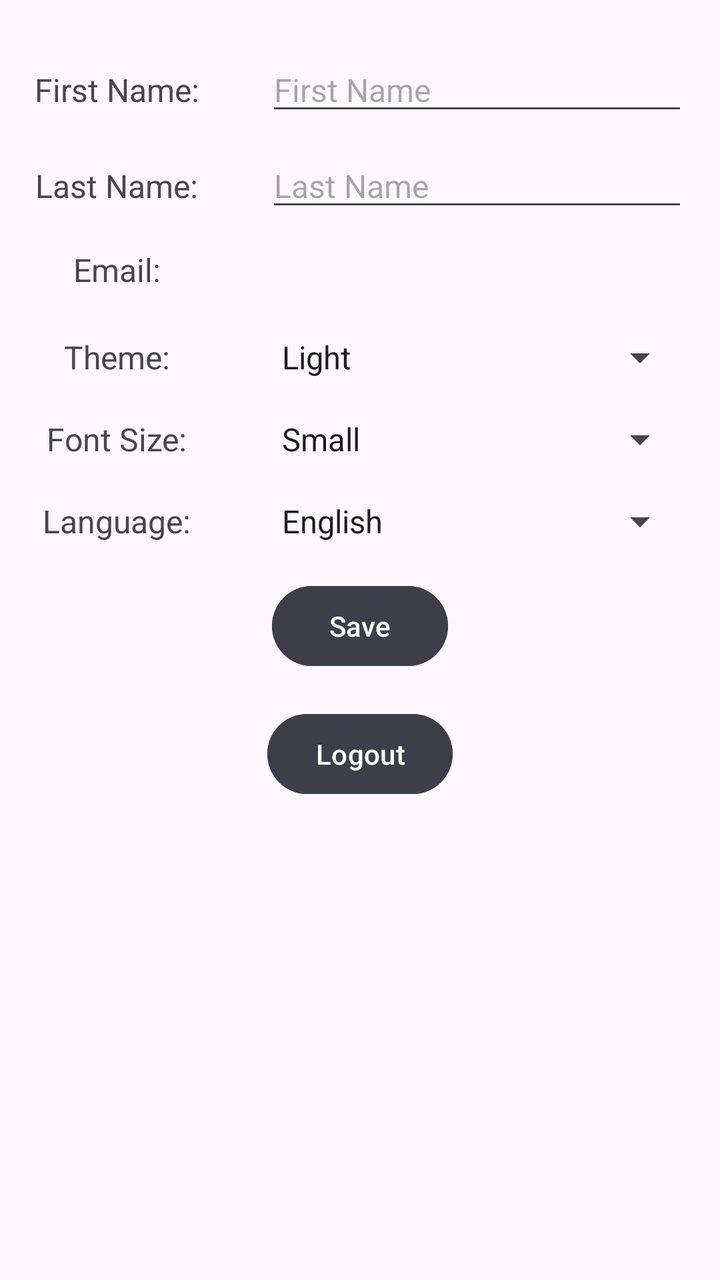
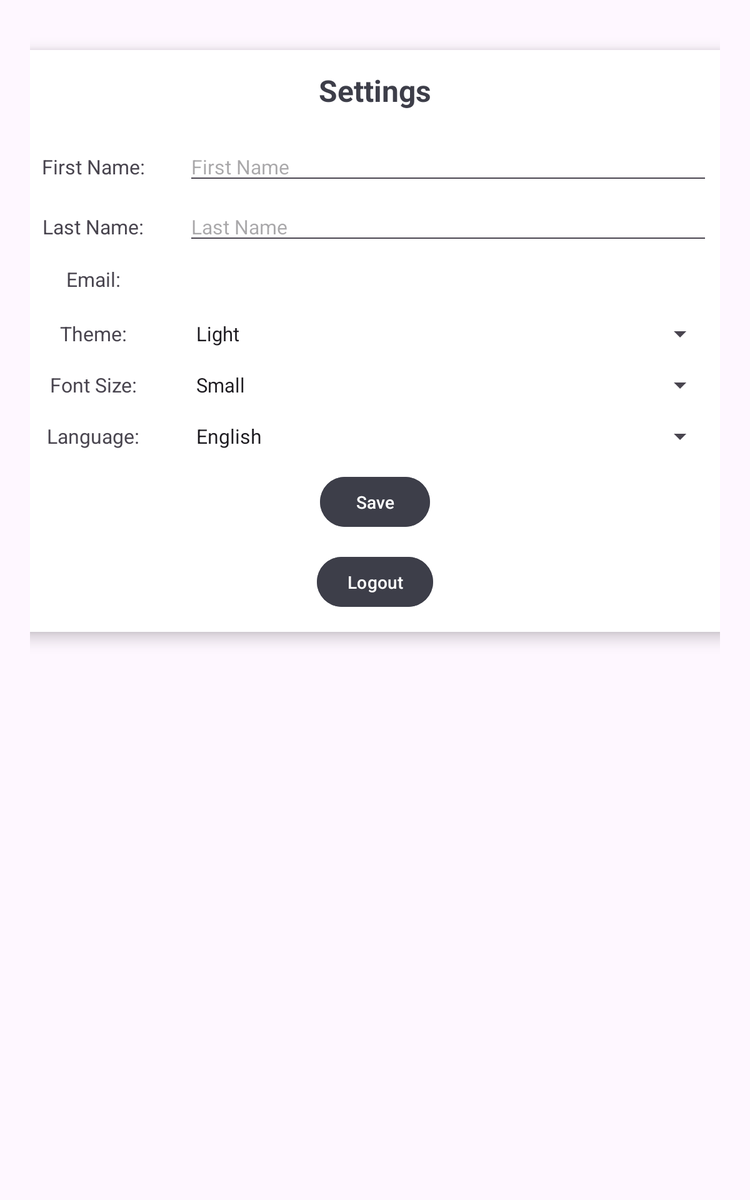

The same Android screen from two of the app's own layout files: first res/layout/ as a phone draws it, then the repository's variant for another configuration, drawn on a device whose configuration selects that folder. Both files follow.
<!-- AndroidManifest.xml: application theme Theme.UnipiPLIShopping -->
<!-- res/layout/fragment_settings.xml -->
<?xml version="1.0" encoding="utf-8"?>
<androidx.constraintlayout.widget.ConstraintLayout
    xmlns:android="http://schemas.android.com/apk/res/android"
    xmlns:app="http://schemas.android.com/apk/res-auto"
    xmlns:tools="http://schemas.android.com/tools"
    android:layout_width="match_parent"
    android:layout_height="match_parent"
    tools:context=".ui.settings.SettingsFragment">

    <LinearLayout
        android:id="@+id/firstNameLayout"
        android:layout_width="match_parent"
        android:layout_height="wrap_content"
        android:orientation="horizontal"
        android:layout_marginTop="24dp"
        app:layout_constraintStart_toStartOf="parent"
        app:layout_constraintTop_toTopOf="parent">

        <TextView
            android:id="@+id/labelFirstName"
            android:layout_width="85dp"
            android:layout_height="40dp"
            android:layout_marginHorizontal="16dp"
            android:gravity="center"
            android:text="@string/label_first_name"
            android:textSize="16sp" />

        <EditText
            android:id="@+id/settingsFirstName"
            android:layout_width="0dp"
            android:layout_height="wrap_content"
            android:layout_weight="1"
            android:layout_marginHorizontal="16dp"
            android:autofillHints="First Name"
            android:hint="@string/first_name"
            android:inputType="textPersonName"
            android:textSize="16sp" />
    </LinearLayout>

    <LinearLayout
        android:id="@+id/lastNameLayout"
        android:layout_width="match_parent"
        android:layout_height="wrap_content"
        android:orientation="horizontal"
        android:layout_marginTop="8dp"
        app:layout_constraintStart_toStartOf="parent"
        app:layout_constraintTop_toBottomOf="@id/firstNameLayout">

        <TextView
            android:id="@+id/labelLastName"
            android:layout_width="85dp"
            android:layout_height="40dp"
            android:layout_marginHorizontal="16dp"
            android:gravity="center"
            android:text="@string/label_last_name"
            android:textSize="16sp" />

        <EditText
            android:id="@+id/settingsLastName"
            android:layout_width="0dp"
            android:layout_height="wrap_content"
            android:layout_weight="1"
            android:layout_marginHorizontal="16dp"
            android:autofillHints="Last Name"
            android:hint="@string/last_name"
            android:inputType="textPersonName"
            android:textSize="16sp" />
    </LinearLayout>

    <LinearLayout
        android:id="@+id/emailLayout"
        android:layout_width="match_parent"
        android:layout_height="wrap_content"
        android:orientation="horizontal"
        android:layout_marginTop="8dp"
        app:layout_constraintStart_toStartOf="parent"
        app:layout_constraintTop_toBottomOf="@id/lastNameLayout">

        <TextView
            android:id="@+id/labelEmail"
            android:layout_width="85dp"
            android:layout_height="30dp"
            android:layout_marginHorizontal="16dp"
            android:gravity="center"
            android:text="@string/label_email"
            android:textSize="16sp" />

        <TextView
            android:id="@+id/settingsEmail"
            android:layout_width="0dp"
            android:layout_height="wrap_content"
            android:layout_weight="1"
            android:layout_marginHorizontal="16dp"
            android:textSize="16sp" />
    </LinearLayout>

    <LinearLayout
        android:id="@+id/themeLayout"
        android:layout_width="match_parent"
        android:layout_height="wrap_content"
        android:orientation="horizontal"
        android:layout_marginTop="16dp"
        app:layout_constraintStart_toStartOf="parent"
        app:layout_constraintTop_toBottomOf="@id/emailLayout">

        <TextView
            android:id="@+id/labelTheme"
            android:layout_width="85dp"
            android:layout_height="25dp"
            android:layout_marginHorizontal="16dp"
            android:gravity="center"
            android:text="@string/label_theme"
            android:textSize="16sp" />

        <Spinner
            android:id="@+id/settingsTheme"
            android:layout_width="0dp"
            android:layout_height="wrap_content"
            android:layout_weight="1"
            android:layout_marginHorizontal="16dp"
            android:entries="@array/theme_modes"
            android:textSize="16sp" />
    </LinearLayout>

    <LinearLayout
        android:id="@+id/fontSizeLayout"
        android:layout_width="match_parent"
        android:layout_height="wrap_content"
        android:orientation="horizontal"
        android:layout_marginTop="16dp"
        app:layout_constraintStart_toStartOf="parent"
        app:layout_constraintTop_toBottomOf="@id/themeLayout">

        <TextView
            android:id="@+id/labelFontSize"
            android:layout_width="85dp"
            android:layout_height="25dp"
            android:layout_marginHorizontal="16dp"
            android:gravity="center"
            android:text="@string/label_font_size"
            android:textSize="16sp" />

        <Spinner
            android:id="@+id/fontSizeSpinner"
            android:layout_width="0dp"
            android:layout_height="wrap_content"
            android:layout_weight="1"
            android:layout_marginHorizontal="16dp"
            android:entries="@array/font_size_options"
            android:textSize="16sp" />
    </LinearLayout>

    <LinearLayout
        android:id="@+id/languageLayout"
        android:layout_width="match_parent"
        android:layout_height="wrap_content"
        android:orientation="horizontal"
        android:layout_marginTop="16dp"
        app:layout_constraintStart_toStartOf="parent"
        app:layout_constraintTop_toBottomOf="@id/fontSizeLayout">

        <TextView
            android:id="@+id/labelLanguage"
            android:layout_width="85dp"
            android:layout_height="25dp"
            android:layout_marginHorizontal="16dp"
            android:gravity="center"
            android:text="@string/select_language"
            android:textSize="16sp" />

        <Spinner
            android:id="@+id/languageSpinner"
            android:layout_width="0dp"
            android:layout_height="wrap_content"
            android:layout_weight="1"
            android:layout_marginHorizontal="16dp"
            android:entries="@array/language_options"
            android:textSize="16sp" />
    </LinearLayout>

    <Button
        android:id="@+id/buttonSaveSettings"
        android:layout_width="wrap_content"
        android:layout_height="wrap_content"
        android:layout_marginTop="16dp"
        android:backgroundTint="?attr/colorPrimary"
        android:text="@string/save"
        app:layout_constraintEnd_toEndOf="parent"
        app:layout_constraintStart_toStartOf="parent"
        app:layout_constraintTop_toBottomOf="@id/languageLayout"
        tools:ignore="PrivateResource" />

    <Button
        android:id="@+id/buttonLogout"
        android:layout_width="wrap_content"
        android:layout_height="wrap_content"
        android:layout_marginHorizontal="16dp"
        android:layout_marginTop="16dp"
        android:backgroundTint="?attr/colorPrimary"
        android:text="@string/logout"
        app:layout_constraintEnd_toEndOf="parent"
        app:layout_constraintStart_toStartOf="parent"
        app:layout_constraintTop_toBottomOf="@id/buttonSaveSettings" />

</androidx.constraintlayout.widget.ConstraintLayout>
<!-- resources referenced by this layout -->
<resources>
  <string-array name="font_size_options">
          <item>Small</item>
          <item>Medium</item>
          <item>Large</item>
      </string-array>
  <string-array name="language_options">
          <item>@string/language_english</item>
          <item>@string/language_greek</item>
          <item>@string/language_spanish</item>
      </string-array>
  <string-array name="theme_modes">
          <item>Light</item>
          <item>Dark</item>
      </string-array>
  <string name="first_name">First Name</string>
  <string name="label_email" translatable="false">Email:</string>
  <string name="label_first_name">First Name:</string>
  <string name="label_font_size">Font Size:</string>
  <string name="label_last_name">Last Name:</string>
  <string name="label_theme">Theme:</string>
  <string name="last_name">Last Name</string>
  <string name="logout">Logout</string>
  <string name="save">Save</string>
  <string name="select_language">Language:</string>
  <style name="Theme.UnipiPLIShopping" parent="Base.Theme.UnipiPLIShopping" />
  <string name="language_english" translatable="false">English</string>
  <string name="language_greek" translatable="false">Ελληνικά</string>
  <string name="language_spanish" translatable="false">Español</string>
  <style name="Base.Theme.UnipiPLIShopping" parent="Theme.Material3.DayNight.NoActionBar">
          
          <item name="colorPrimary">@color/my_dark_primary</item>
          <item name="colorSecondary">@color/white</item>
          <item name="colorOnPrimary">@color/white</item>
      </style>
  <color name="my_dark_primary">#3D3E49</color>
  <color name="white">#FFFFFFFF</color>
</resources>
<!-- res/layout-sw600dp/fragment_settings.xml (the repository's variant of the layout above) -->
<!-- drawn on a 7-inch tablet held upright -->
<?xml version="1.0" encoding="utf-8"?>
<LinearLayout
    xmlns:android="http://schemas.android.com/apk/res/android"
    xmlns:app="http://schemas.android.com/apk/res-auto"
    xmlns:tools="http://schemas.android.com/tools"
    android:layout_width="match_parent"
    android:layout_height="match_parent"
    android:orientation="vertical"
    android:padding="24dp"
    tools:context=".ui.settings.SettingsFragment">

    <androidx.cardview.widget.CardView
        android:layout_width="600dp"
        android:layout_height="wrap_content"
        android:layout_gravity="center"
        android:layout_margin="16dp"
        app:cardCornerRadius="16dp"
        app:cardElevation="8dp">

        <LinearLayout
            android:layout_width="match_parent"
            android:layout_height="wrap_content"
            android:orientation="vertical"
            android:padding="16dp">

            <TextView
                android:layout_width="match_parent"
                android:layout_height="wrap_content"
                android:gravity="center"
                android:text="@string/settings"
                android:textColor="?attr/colorPrimary"
                android:textSize="24sp"
                android:textStyle="bold" />

            <LinearLayout
                android:id="@+id/firstNameLayout"
                android:layout_width="match_parent"
                android:layout_height="wrap_content"
                android:layout_marginTop="24dp"
                android:orientation="horizontal">

                <TextView
                    android:id="@+id/labelFirstName"
                    android:layout_width="85dp"
                    android:layout_height="40dp"
                    android:layout_marginHorizontal="16dp"
                    android:gravity="center"
                    android:text="@string/label_first_name"
                    android:textSize="16sp" />

                <EditText
                    android:id="@+id/settingsFirstName"
                    android:layout_width="0dp"
                    android:layout_height="wrap_content"
                    android:layout_marginHorizontal="16dp"
                    android:layout_weight="1"
                    android:autofillHints="First Name"
                    android:hint="@string/first_name"
                    android:inputType="textPersonName"
                    android:textSize="16sp" />
            </LinearLayout>

            <LinearLayout
                android:id="@+id/lastNameLayout"
                android:layout_width="match_parent"
                android:layout_height="wrap_content"
                android:layout_marginTop="8dp"
                android:orientation="horizontal">

                <TextView
                    android:id="@+id/labelLastName"
                    android:layout_width="85dp"
                    android:layout_height="40dp"
                    android:layout_marginHorizontal="16dp"
                    android:gravity="center"
                    android:text="@string/label_last_name"
                    android:textSize="16sp" />

                <EditText
                    android:id="@+id/settingsLastName"
                    android:layout_width="0dp"
                    android:layout_height="wrap_content"
                    android:layout_marginHorizontal="16dp"
                    android:layout_weight="1"
                    android:autofillHints="Last Name"
                    android:hint="@string/last_name"
                    android:inputType="textPersonName"
                    android:textSize="16sp" />
            </LinearLayout>

            <LinearLayout
                android:id="@+id/emailLayout"
                android:layout_width="match_parent"
                android:layout_height="wrap_content"
                android:layout_marginTop="8dp"
                android:orientation="horizontal">

                <TextView
                    android:id="@+id/labelEmail"
                    android:layout_width="85dp"
                    android:layout_height="30dp"
                    android:layout_marginHorizontal="16dp"
                    android:gravity="center"
                    android:text="@string/label_email"
                    android:textSize="16sp" />

                <TextView
                    android:id="@+id/settingsEmail"
                    android:layout_width="0dp"
                    android:layout_height="wrap_content"
                    android:layout_marginHorizontal="16dp"
                    android:layout_weight="1"
                    android:textSize="16sp" />
            </LinearLayout>

            <LinearLayout
                android:id="@+id/themeLayout"
                android:layout_width="match_parent"
                android:layout_height="wrap_content"
                android:layout_marginTop="16dp"
                android:orientation="horizontal">

                <TextView
                    android:id="@+id/labelTheme"
                    android:layout_width="85dp"
                    android:layout_height="25dp"
                    android:layout_marginHorizontal="16dp"
                    android:gravity="center"
                    android:text="@string/label_theme"
                    android:textSize="16sp" />

                <Spinner
                    android:id="@+id/settingsTheme"
                    android:layout_width="0dp"
                    android:layout_height="wrap_content"
                    android:layout_marginHorizontal="16dp"
                    android:layout_weight="1"
                    android:entries="@array/theme_modes"
                    android:textSize="16sp" />
            </LinearLayout>

            <LinearLayout
                android:id="@+id/fontSizeLayout"
                android:layout_width="match_parent"
                android:layout_height="wrap_content"
                android:layout_marginTop="16dp"
                android:orientation="horizontal">

                <TextView
                    android:id="@+id/labelFontSize"
                    android:layout_width="85dp"
                    android:layout_height="25dp"
                    android:layout_marginHorizontal="16dp"
                    android:gravity="center"
                    android:text="@string/label_font_size"
                    android:textSize="16sp" />

                <Spinner
                    android:id="@+id/fontSizeSpinner"
                    android:layout_width="0dp"
                    android:layout_height="wrap_content"
                    android:layout_marginHorizontal="16dp"
                    android:layout_weight="1"
                    android:entries="@array/font_size_options"
                    android:textSize="16sp" />
            </LinearLayout>

            <LinearLayout
                android:id="@+id/languageLayout"
                android:layout_width="match_parent"
                android:layout_height="wrap_content"
                android:layout_marginTop="16dp"
                android:orientation="horizontal">

                <TextView
                    android:id="@+id/labelLanguage"
                    android:layout_width="85dp"
                    android:layout_height="25dp"
                    android:layout_marginHorizontal="16dp"
                    android:gravity="center"
                    android:text="@string/select_language"
                    android:textSize="16sp" />

                <Spinner
                    android:id="@+id/languageSpinner"
                    android:layout_width="0dp"
                    android:layout_height="wrap_content"
                    android:layout_marginHorizontal="16dp"
                    android:layout_weight="1"
                    android:entries="@array/language_options"
                    android:textSize="16sp" />
            </LinearLayout>

            <Button
                android:id="@+id/buttonSaveSettings"
                android:layout_width="wrap_content"
                android:layout_height="wrap_content"
                android:layout_gravity="center"
                android:layout_marginTop="16dp"
                android:backgroundTint="?attr/colorPrimary"
                android:text="@string/save" />

            <Button
                android:id="@+id/buttonLogout"
                android:layout_width="wrap_content"
                android:layout_height="wrap_content"
                android:layout_gravity="center"
                android:layout_marginHorizontal="16dp"
                android:layout_marginTop="16dp"
                android:backgroundTint="?attr/colorPrimary"
                android:text="@string/logout" />

        </LinearLayout>

    </androidx.cardview.widget.CardView>

</LinearLayout>
<!-- resources referenced by the variant -->
<!-- as a 7-inch tablet held upright resolves them -->
<resources>
  <string-array name="font_size_options">
          <item>Small</item>
          <item>Medium</item>
          <item>Large</item>
      </string-array>
  <string-array name="language_options">
          <item>@string/language_english</item>
          <item>@string/language_greek</item>
          <item>@string/language_spanish</item>
      </string-array>
  <string-array name="theme_modes">
          <item>Light</item>
          <item>Dark</item>
      </string-array>
  <string name="first_name">First Name</string>
  <string name="label_email" translatable="false">Email:</string>
  <string name="label_first_name">First Name:</string>
  <string name="label_font_size">Font Size:</string>
  <string name="label_last_name">Last Name:</string>
  <string name="label_theme">Theme:</string>
  <string name="last_name">Last Name</string>
  <string name="logout">Logout</string>
  <string name="save">Save</string>
  <string name="select_language">Language:</string>
  <string name="settings">Settings</string>
  <style name="Theme.UnipiPLIShopping" parent="Base.Theme.UnipiPLIShopping" />
  <string name="language_english" translatable="false">English</string>
  <string name="language_greek" translatable="false">Ελληνικά</string>
  <string name="language_spanish" translatable="false">Español</string>
  <style name="Base.Theme.UnipiPLIShopping" parent="Theme.Material3.DayNight.NoActionBar">
          
          <item name="colorPrimary">@color/my_dark_primary</item>
          <item name="colorSecondary">@color/white</item>
          <item name="colorOnPrimary">@color/white</item>
      </style>
  <color name="my_dark_primary">#3D3E49</color>
  <color name="white">#FFFFFFFF</color>
</resources>
